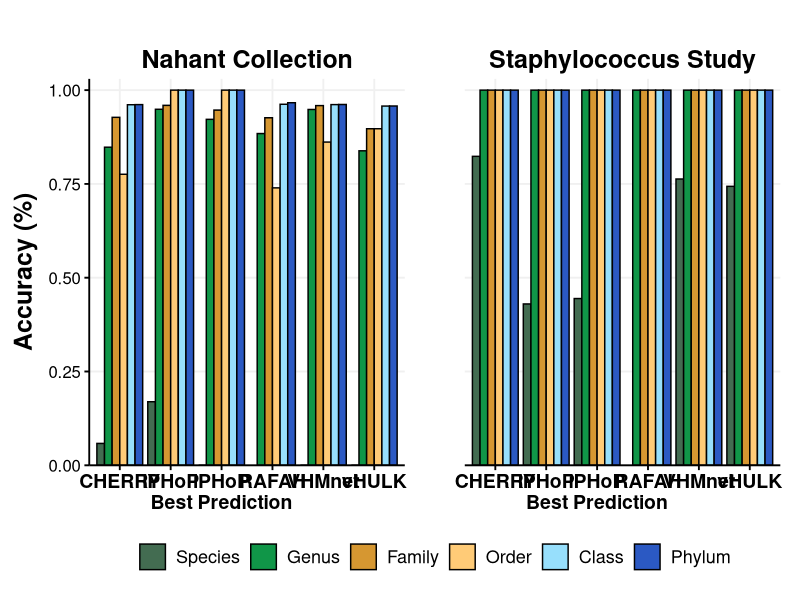
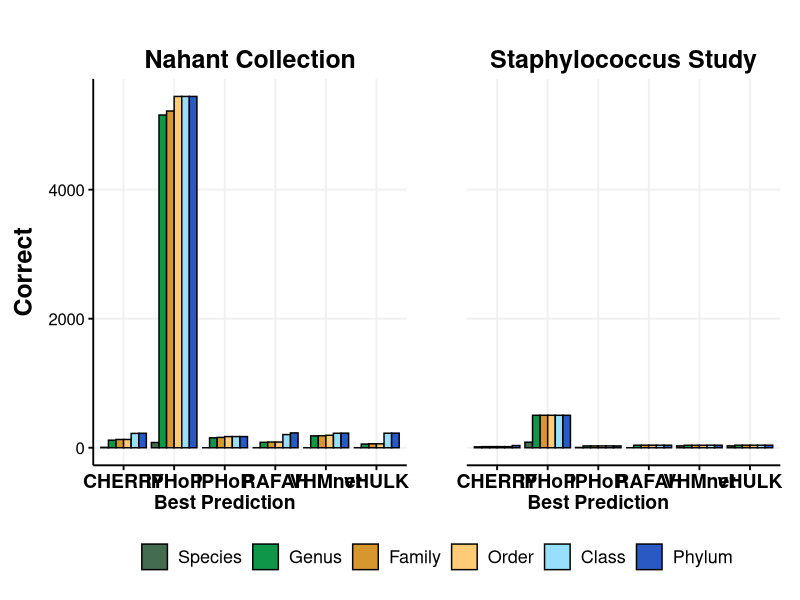
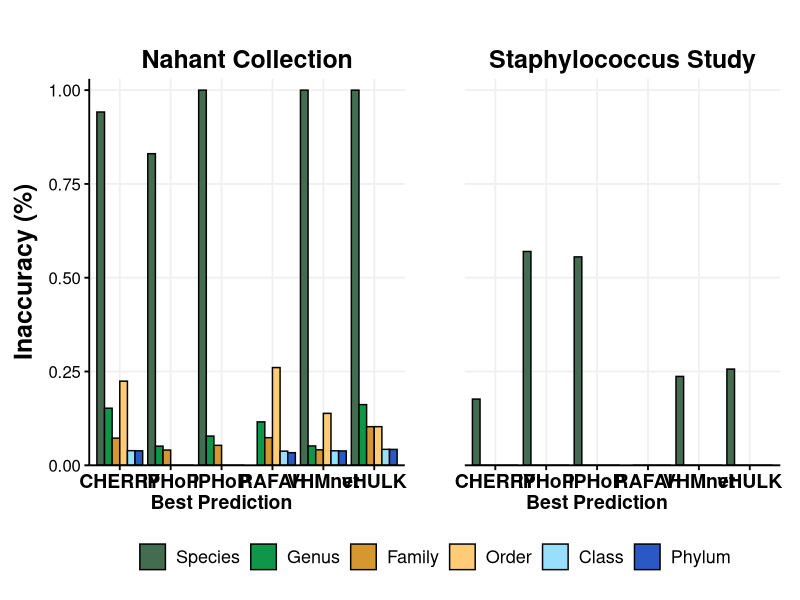
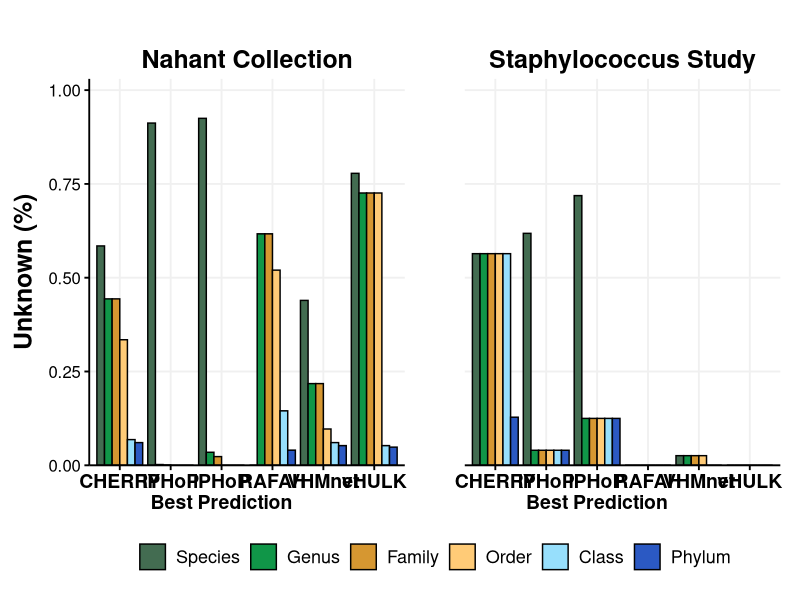
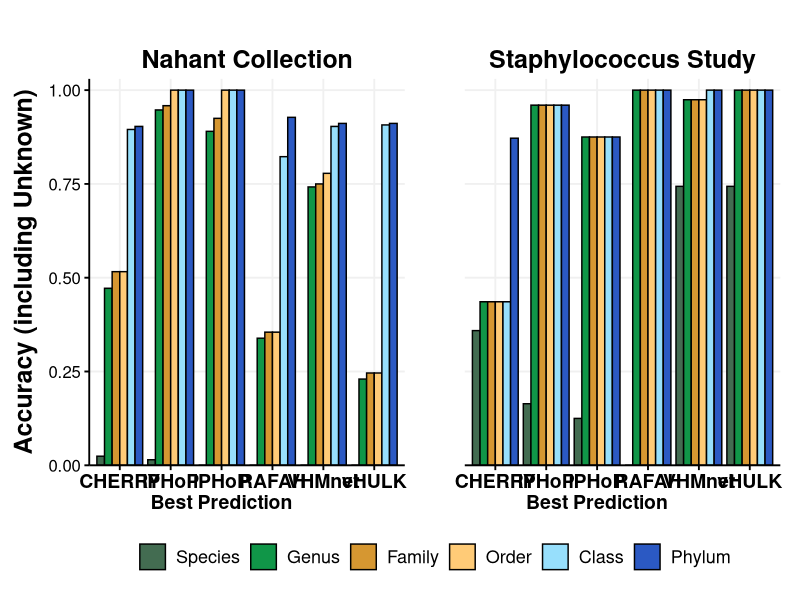
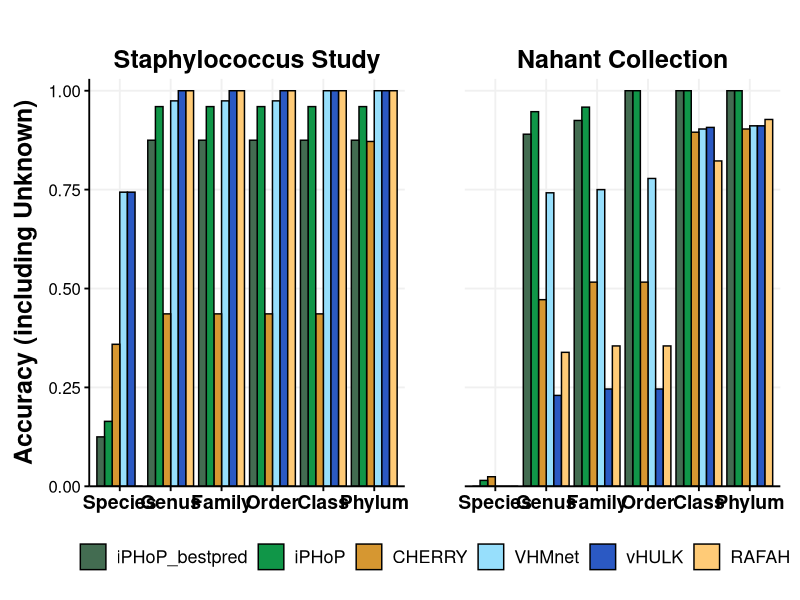
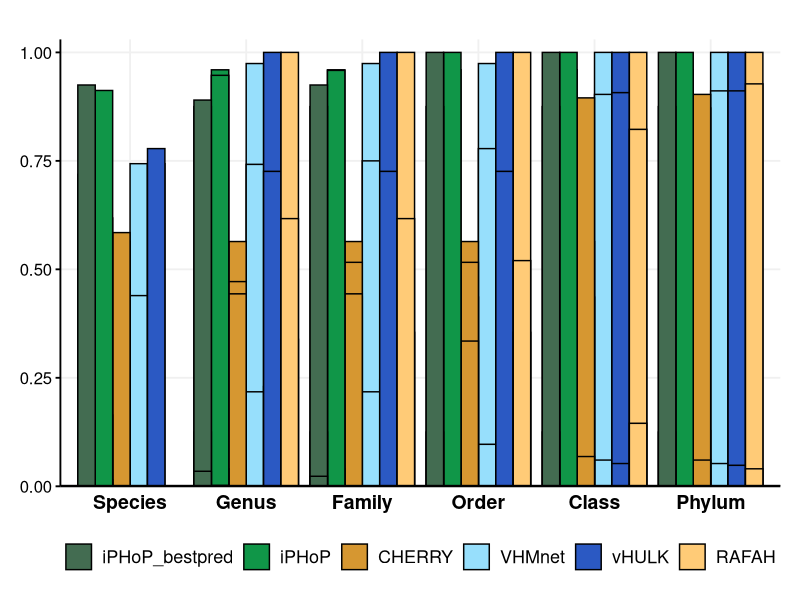
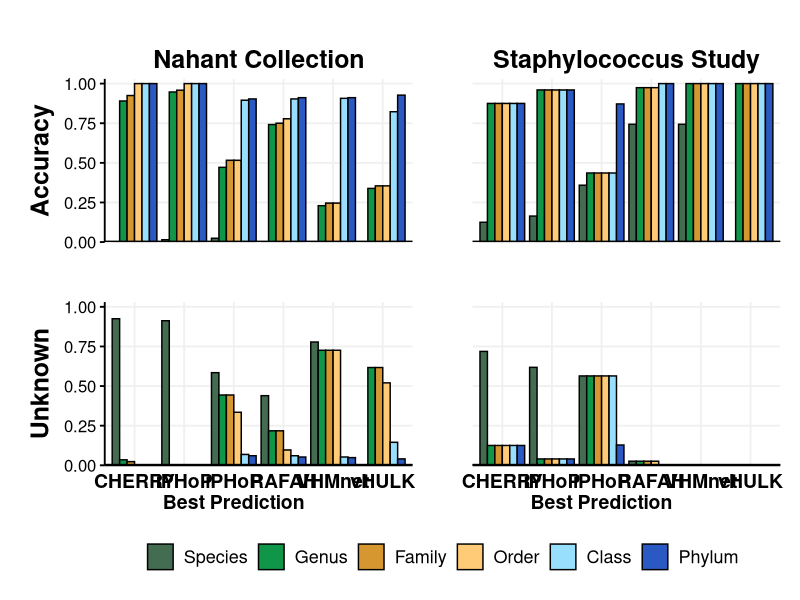

The R script that drew these images, in order:
## ---- chunk 1
# general libraries
library(tidyverse)
library(here)

# plotting
library(ggthemes)
library(RColorBrewer)

# set knitting options
knitr::opts_chunk$set(dev=c('png'), fig.path='../reports/figures/ExistingModelsAccuracyResults_', fig.width=8, fig.height=8)

# check here::here
here::here()
## ---- chunk 2
# Theme Publication for ggplot
theme_Publication <- function(base_size=14) { # can add base_family = "Helvetica"
  (theme_foundation(base_size = base_size)
    + theme(plot.title = element_text(face = "bold", size = rel(1.2), hjust = 0.5),
            text = element_text(),
            panel.background = element_rect(colour = NA),
            plot.background = element_rect(colour = NA),
            panel.border = element_rect(colour = NA),
            axis.title = element_text(face = "bold",size = rel(1)),
            axis.title.y = element_text(angle = 90,vjust = 2),
            axis.title.x = element_text(vjust = -0.2),
            axis.text = element_text(),
            axis.line = element_line(colour = "black"),
            axis.ticks = element_line(),
            panel.grid.major = element_line(colour = "#f0f0f0"),
            panel.grid.minor = element_blank(),
            legend.key = element_rect(colour = NA),
            legend.position = "bottom",
            legend.direction = "horizontal",
            legend.key.size = unit(0.2, "cm"),
            legend.spacing = unit(0, "cm"),
            legend.title = element_text(face = "italic"),
            plot.margin = unit(c(10,5,5,5),"mm"),
            strip.background = element_rect(colour = "#f0f0f0", fill = "#f0f0f0"),
            strip.text = element_text(face = "bold")
  ))
}

# Set theme for all plots in this document
theme_set(theme_Publication())

## ---- chunk 3
results <- read_tsv(here('./data/output/modelsaccuracy_results.tsv')) %>%
  # add species to RaFAH (missing because tool does not predict at the species level) - this is purely needed for plotting purposes
  add_row(Tool='RAFAH', Dataset='StaphStudy', Taxa_lvl='Species', Correct=0, Wrong=0, Unknown=0, perc_accuracy=0, perc_unknown=0) %>%
  add_row(Tool='RAFAH', Dataset='NahantCollection', Taxa_lvl='Species', Correct=0, Wrong=0, Unknown=0, perc_accuracy=0, perc_unknown=0) %>%
  # different calculations of accuracies
  mutate(perc_accuracy_wrong = Wrong / (Correct + Wrong)) %>%
  mutate(perc_accuracy_right = Correct / (Correct + Wrong)) %>%
  mutate(perc_wrong = Wrong / (Correct + Wrong + Unknown)) %>%
  # fix naming system (purely for plotting aesthetics)
  mutate(Dataset=replace(Dataset, Dataset=='StaphStudy', 'Staphylococcus Study')) %>%
  mutate(Dataset=replace(Dataset, Dataset=='NahantCollection', 'Nahant Collection'))

results
## ---- chunk 4
taxa_order <- c('Species', 'Genus', 'Family', 'Order', 'Class', 'Phylum')

ggplot(results, aes(x = Tool, y = perc_accuracy_right, fill = factor(Taxa_lvl, taxa_order))) +
  geom_bar(stat='identity', position='dodge', color='black') +
  facet_wrap(~Dataset) + 
  scale_y_continuous(expand=c(0,0), limits=c(0, 1.03)) + 
  scale_x_discrete(labels = c('CHERRY', 'iPHoP', 'iPHoP\nBest Prediction', 'RAFAH', 'VHMnet', 'vHULK')) +
  scale_fill_manual(values=c('Species'='#436C51', 'Genus'='#109648', 'Family'='#d69731', 'Order'='#FFCB77', 'Class'='#97DFFC', 'Phylum'='#2B59C3')) +
  theme(
    legend.key.size = unit(0.7, 'cm'),
    legend.text = element_text(size=13),
    legend.title = element_blank(),
    panel.spacing = unit(3, 'lines'), 
    strip.text.x = element_text(size=18),
    strip.background = element_blank(),
    axis.title.x = element_blank(),
    axis.text.x = element_text(size=14, face='bold'),
    axis.text.y = element_text(size = 12),
    axis.title.y = element_text(size=18)
  ) + 
  guides(fill=guide_legend(nrow=1)) +
  labs(
    fill = "Taxonomic Level", 
    y = "Accuracy (%)"
  )
## ---- chunk 5
taxa_order <- c('Species', 'Genus', 'Family', 'Order', 'Class', 'Phylum')

ggplot(results, aes(x = Tool, y = Correct, fill = factor(Taxa_lvl, taxa_order))) +
  geom_bar(stat='identity', position='dodge', color='black') +
  facet_wrap(~Dataset) + 
  #scale_y_continuous(expand=c(0,0), limits=c(0, 1.03)) + 
  scale_x_discrete(labels = c('CHERRY', 'iPHoP', 'iPHoP\nBest Prediction', 'RAFAH', 'VHMnet', 'vHULK')) +
  scale_fill_manual(values=c('Species'='#436C51', 'Genus'='#109648', 'Family'='#d69731', 'Order'='#FFCB77', 'Class'='#97DFFC', 'Phylum'='#2B59C3')) +
  theme(
    legend.key.size = unit(0.7, 'cm'),
    legend.text = element_text(size=13),
    legend.title = element_blank(),
    panel.spacing = unit(3, 'lines'), 
    strip.text.x = element_text(size=18),
    strip.background = element_blank(),
    axis.title.x = element_blank(),
    axis.text.x = element_text(size=14, face='bold'),
    axis.text.y = element_text(size = 12),
    axis.title.y = element_text(size=18)
  ) + 
  guides(fill=guide_legend(nrow=1)) +
  labs(
    fill = "Taxonomic Level", 
    y = "Correct"
  ) 
## ---- chunk 6
taxa_order <- c('Species', 'Genus', 'Family', 'Order', 'Class', 'Phylum')

ggplot(results, aes(x = Tool, y = perc_accuracy_wrong, fill = factor(Taxa_lvl, taxa_order))) +
  geom_bar(stat='identity', position='dodge', color='black') +
  facet_wrap(~Dataset) + 
  scale_y_continuous(expand=c(0,0), limits=c(0, 1.03)) + 
  scale_x_discrete(labels = c('CHERRY', 'iPHoP', 'iPHoP\nBest Prediction', 'RAFAH', 'VHMnet', 'vHULK')) +

  scale_fill_manual(values=c('Species'='#436C51', 'Genus'='#109648', 'Family'='#d69731', 'Order'='#FFCB77', 'Class'='#97DFFC', 'Phylum'='#2B59C3')) +
  theme(
    legend.key.size = unit(0.7, 'cm'),
    legend.text = element_text(size=13),
    legend.title = element_blank(),
    panel.spacing = unit(3, 'lines'), 
    strip.text.x = element_text(size=18),
    strip.background = element_blank(),
    axis.title.x = element_blank(),
    axis.text.x = element_text(size=14, face='bold'),
    axis.text.y = element_text(size = 12),
    axis.title.y = element_text(size=18)
  ) + 
  guides(fill=guide_legend(nrow=1)) +
  labs(
    fill = "Taxonomic Level", 
    y = "Inaccuracy (%)"
  )
## ---- chunk 7
taxa_order <- c('Species', 'Genus', 'Family', 'Order', 'Class', 'Phylum')

ggplot(results, aes(x = Tool, y = perc_unknown, fill = factor(Taxa_lvl, taxa_order))) +
  geom_bar(stat='identity', position='dodge', color='black') +
  facet_wrap(~Dataset) +
  scale_y_continuous(expand=c(0,0), limits=c(0, 1.03)) + 
  scale_x_discrete(labels = c('CHERRY', 'iPHoP', 'iPHoP\nBest Prediction', 'RAFAH', 'VHMnet', 'vHULK')) +

  scale_fill_manual(values=c('Species'='#436C51', 'Genus'='#109648', 'Family'='#d69731', 'Order'='#FFCB77', 'Class'='#97DFFC', 'Phylum'='#2B59C3')) +
  theme(
    legend.key.size = unit(0.7, 'cm'),
    legend.text = element_text(size=13),
    legend.title = element_blank(),
    panel.spacing = unit(3, 'lines'), 
    strip.text.x = element_text(size=18),
    strip.background = element_blank(),
    axis.title.x = element_blank(),
    axis.text.x = element_text(size=14, face='bold'),
    axis.text.y = element_text(size = 12),
    axis.title.y = element_text(size=18)
  ) + 
  guides(fill=guide_legend(nrow=1)) +
  labs(
    fill = "Taxonomic Level", 
    y = "Unknown (%)"
  )

## ---- chunk 8
taxa_order <- c('Species', 'Genus', 'Family', 'Order', 'Class', 'Phylum')

ggplot(results, aes(x = Tool, y = perc_accuracy, fill = factor(Taxa_lvl, taxa_order))) +
  geom_bar(stat='identity', position='dodge', color='black') +
  facet_wrap(~Dataset) +
  scale_y_continuous(expand=c(0,0), limits=c(0, 1.03)) + 
  scale_x_discrete(labels = c('CHERRY', 'iPHoP', 'iPHoP\nBest Prediction', 'RAFAH', 'VHMnet', 'vHULK')) +

  scale_fill_manual(values=c('Species'='#436C51', 'Genus'='#109648', 'Family'='#d69731', 'Order'='#FFCB77', 'Class'='#97DFFC', 'Phylum'='#2B59C3')) +
  theme(
    legend.key.size = unit(0.7, 'cm'),
    legend.text = element_text(size=13),
    legend.title = element_blank(),
    panel.spacing = unit(3, 'lines'), 
    strip.text.x = element_text(size=18),
    strip.background = element_blank(),
    axis.title.x = element_blank(),
    axis.text.x = element_text(size=14, face='bold'),
    axis.text.y = element_text(size = 12),
    axis.title.y = element_text(size=18)
  ) + 
  guides(fill=guide_legend(nrow=1)) +
  labs(
    fill = "Taxonomic Level", 
    y = "Accuracy (including Unknown)"
  )

## ---- chunk 9
tool_order <- c('iPHoP_bestpred', 'iPHoP', 'CHERRY', 'VHMnet', 'vHULK', 'RAFAH')

ggplot(results, aes(x = factor(Taxa_lvl, taxa_order), y = perc_accuracy, fill = factor(Tool, tool_order))) +
  geom_bar(stat='identity', position='dodge', color='black') +
  facet_wrap(~factor(Dataset, levels=c('Staphylococcus Study', 'Nahant Collection'))) +
  scale_y_continuous(expand=c(0,0), limits=c(0, 1.03)) +
  scale_fill_manual(values=c('iPHoP_bestpred'='#436C51', 'iPHoP'='#109648', 'CHERRY'='#d69731', 'RAFAH'='#FFCB77', 'VHMnet'='#97DFFC', 'vHULK'='#2B59C3')) +
  theme(
    legend.key.size = unit(0.7, 'cm'),
    legend.text = element_text(size=13),
    legend.title = element_blank(),
    panel.spacing = unit(3, 'lines'), 
    strip.text.x = element_text(size=18),
    strip.background = element_blank(),
    axis.title.x = element_blank(),
    axis.text.x = element_text(size=14, face='bold'),
    axis.text.y = element_text(size = 12),
    axis.title.y = element_text(size=18)
  ) + 
  guides(fill=guide_legend(nrow=1)) +
  labs(
    fill = "Prediction Tool", 
    y = "Accuracy (including Unknown)"
  )
## ---- chunk 10

results %>% 
  select(-Unknown) %>%
  rename('Accuracy' = perc_accuracy, 'Untested' = perc_unknown) %>%
  pivot_longer(c(Accuracy, Untested)) %>%
  mutate(Dataset = replace(Dataset, Dataset == 'Staphylococcus Study', 'Göller et al. (Staphylococcus)')) %>%
  mutate(Dataset = replace(Dataset, Dataset == 'Nahant Collection', 'Kauffman et al. (Marine Vibrios)')) %>%
  ggplot(aes(x=factor(Taxa_lvl, taxa_order), y=value, fill=factor(Tool, tool_order))) +
    geom_bar(stat='identity', position='dodge', color='black') + 
    geom_hline(yintercept=0, size=1) + # this is purely for aeshetic purposes
    #facet_grid(name~fct_relevel(Dataset, levels=c('Göller et al. (Staphylococcus)', 'Kauffman et al. (Marine Vibrios)')), switch='y') +
    scale_y_continuous(expand=c(0,0), limits=c(0, 1.03)) +
    scale_fill_manual(values=c('iPHoP_bestpred'='#436C51', 'iPHoP'='#109648', 'CHERRY'='#d69731', 'RAFAH'='#FFCB77', 'VHMnet'='#97DFFC', 'vHULK'='#2B59C3')) +
    theme(
      legend.key.size = unit(0.7, 'cm'),
      legend.text = element_text(size=13),
      legend.title = element_blank(),
      panel.spacing = unit(3, 'lines'), 
      strip.text = element_text(size=18),
      strip.background = element_blank(),
      strip.placement = 'outside', 
      axis.title.x = element_blank(),
      axis.text.x = element_text(size=14, face='bold'),
      axis.text.y = element_text(size = 12),
      axis.ticks.x = element_blank(),
      axis.title.y = element_blank()
    ) + 
    guides(fill=guide_legend(nrow=1)) +
    labs(
      fill = "Prediction Tool"
  )



## ---- chunk 11
results %>% 
  select(-Unknown) %>%
  rename('Accuracy' = perc_accuracy, 'Unknown' = perc_unknown) %>%
  pivot_longer(c(Accuracy, Unknown)) %>%
  ggplot(aes(x=factor(Tool, tool_order), y=value, fill=factor(Taxa_lvl, taxa_order))) +
    geom_bar(stat='identity', position='dodge', color='black') + 
    geom_hline(yintercept=0, size=1) + # this is purely for aeshetic purposes
    facet_grid(name~Dataset, switch='y') +
    scale_y_continuous(expand=c(0,0), limits=c(0, 1.03)) +
    scale_x_discrete(labels = c('CHERRY', 'iPHoP', 'iPHoP\nBest Prediction', 'RAFAH', 'VHMnet', 'vHULK')) +
    scale_fill_manual(values=c('Species'='#436C51', 'Genus'='#109648', 'Family'='#d69731', 'Order'='#FFCB77', 'Class'='#97DFFC', 'Phylum'='#2B59C3')) +
    theme(
      legend.key.size = unit(0.7, 'cm'),
      legend.text = element_text(size=13),
      legend.title = element_blank(),
      panel.spacing = unit(3, 'lines'), 
      strip.text = element_text(size=18),
      strip.background = element_blank(),
      strip.placement = 'outside', 
      axis.title.x = element_blank(),
      axis.text.x = element_text(size=14, face='bold'),
      axis.text.y = element_text(size = 12),
      axis.ticks.x = element_blank(),
      axis.title.y = element_blank()
    ) + 
    guides(fill=guide_legend(nrow=1)) +
    labs(
      fill = "Prediction Tool"
  )
## ---- chunk 12
results %>%
  # pivot longer for stacked bar plot
  select(-perc_accuracy_wrong, -perc_accuracy_right) %>%
  pivot_longer(cols = starts_with('perc')) %>% 
  # filter taxa and study
  filter(Taxa_lvl == 'Species') %>%
  #filter(Dataset == 'Nahant Collection') %>%
  # renaming variables for plots
  mutate(name = replace(name, name == 'perc_accuracy', 'Correct')) %>%
  mutate(name = replace(name, name == 'perc_unknown', 'Untested')) %>%
  mutate(name = replace(name, name == 'perc_wrong', 'Wrong')) %>%
  
  mutate(Dataset = replace(Dataset, Dataset == 'Staphylococcus Study', 'Göller et al. (Staphylococcus)')) %>%
  mutate(Dataset = replace(Dataset, Dataset == 'Nahant Collection', 'Kauffman et al. (Marine Vibrios)')) %>%
  
  # refactoring for order of stack in plots
  mutate(name = fct_relevel(name, c('Correct', 'Wrong', 'Untested'))) %>%
  
  # plot
  ggplot(aes(x = Tool, y = value, fill=name)) +
    geom_bar(position = 'fill', stat = 'identity', color='black') +
    facet_wrap(~Dataset) + 
    scale_y_continuous(expand=c(0,0), limits=c(0, 1.03)) +
    scale_fill_manual(values=c('Correct' = '#586BA4', 'Wrong'= '#F68E5F', 'Untested'='#65655E')) +
    scale_x_discrete(limits = c('iPHoP_bestpred', 'iPHoP', 'CHERRY', 'RAFAH', 'VHMnet', 'vHULK'), 
                     labels = c('iPHoP\nbest prediction', 'iPHoP', 'CHERRY', 'RAFAH', 'VHMnet', 'vHULK')) +
    theme(
      legend.key.size = unit(0.7, 'cm'),
      legend.text = element_text(size=13),
      legend.title = element_blank(), 
      axis.title = element_text(size=18), 
      axis.text.y = element_text(size=15),
      axis.text.x = element_text(size=14),
      panel.spacing = unit(3, 'lines'), 
      strip.text = element_text(size=18),
      strip.background = element_blank(),
      strip.placement = 'outside', 
      title = element_text(size=18)

    ) +
    labs(
      y = 'Fraction', 
      title = 'Species Taxonomic Level'
    )
  
## ---- chunk 13
results %>%
  # pivot longer for stacked bar plot
  select(-perc_accuracy_wrong, -perc_accuracy_right) %>%
  pivot_longer(cols = starts_with('perc')) %>% 
  # filter taxa and study
  filter(Taxa_lvl == 'Genus') %>%
  #filter(Dataset == 'Nahant Collection') %>%
  # renaming variables for plots
  mutate(name = replace(name, name == 'perc_accuracy', 'Correct')) %>%
  mutate(name = replace(name, name == 'perc_unknown', 'Untested')) %>%
  mutate(name = replace(name, name == 'perc_wrong', 'Wrong')) %>%  
  
  mutate(Dataset = replace(Dataset, Dataset == 'Staphylococcus Study', 'Göller et al. (Staphylococcus)')) %>%
  mutate(Dataset = replace(Dataset, Dataset == 'Nahant Collection', 'Kauffman et al. (Marine Vibrios)')) %>%

  # refactoring for order of stack in plots
  mutate(name = fct_relevel(name, c('Correct', 'Wrong', 'Untested'))) %>%
  
  # plot
  ggplot(aes(x = Tool, y = value, fill=name)) +
    geom_bar(position = 'fill', stat = 'identity', color='black') +
    facet_wrap(~Dataset) + 
    scale_y_continuous(expand=c(0,0), limits=c(0, 1.03)) +
    scale_fill_manual(values=c('Correct' = '#586BA4', 'Wrong'= '#F68E5F', 'Untested'='#65655E')) +
    scale_x_discrete(limits = c('iPHoP_bestpred', 'iPHoP', 'CHERRY', 'RAFAH', 'VHMnet', 'vHULK'), 
                     labels = c('iPHoP\nbest prediction', 'iPHoP', 'CHERRY', 'RAFAH', 'VHMnet', 'vHULK')) +
    theme(
      legend.key.size = unit(0.7, 'cm'),
      legend.text = element_text(size=13),
      legend.title = element_blank(), 
      axis.title = element_text(size=18), 
      axis.text.y = element_text(size=15),
      axis.text.x = element_text(size=14),
      panel.spacing = unit(3, 'lines'), 
      strip.text = element_text(size=18),
      strip.background = element_blank(),
      strip.placement = 'outside', 
      title = element_text(size=18)

    ) +
    labs(
      y = 'Fraction', 
      title = 'Genus Taxonomic Level'
    )
  
## ---- chunk 14
results %>%
  # pivot longer for stacked bar plot
  select(-perc_accuracy_wrong, -perc_accuracy_right) %>%
  pivot_longer(cols = starts_with('perc')) %>% 
  # filter taxa and study
  filter(Taxa_lvl == 'Family') %>%
  #filter(Dataset == 'Nahant Collection') %>%
  # renaming variables for plots
  mutate(name = replace(name, name == 'perc_accuracy', 'Correct')) %>%
  mutate(name = replace(name, name == 'perc_unknown', 'Untested')) %>%
  mutate(name = replace(name, name == 'perc_wrong', 'Wrong')) %>%  
  
  mutate(Dataset = replace(Dataset, Dataset == 'Staphylococcus Study', 'Göller et al. (Staphylococcus)')) %>%
  mutate(Dataset = replace(Dataset, Dataset == 'Nahant Collection', 'Kauffman et al. (Marine Vibrios)')) %>%

  # refactoring for order of stack in plots
  mutate(name = fct_relevel(name, c('Correct', 'Wrong', 'Untested'))) %>%
  
  # plot
  ggplot(aes(x = Tool, y = value, fill=name)) +
    geom_bar(position = 'fill', stat = 'identity', color='black') +
    facet_wrap(~Dataset) + 
    scale_y_continuous(expand=c(0,0), limits=c(0, 1.03)) +
    scale_fill_manual(values=c('Correct' = '#586BA4', 'Wrong'= '#F68E5F', 'Untested'='#65655E')) +
    scale_x_discrete(limits = c('iPHoP_bestpred', 'iPHoP', 'CHERRY', 'RAFAH', 'VHMnet', 'vHULK'), 
                     labels = c('iPHoP\nbest prediction', 'iPHoP', 'CHERRY', 'RAFAH', 'VHMnet', 'vHULK')) +
    theme(
      legend.key.size = unit(0.7, 'cm'),
      legend.text = element_text(size=13),
      legend.title = element_blank(), 
      axis.title = element_text(size=18), 
      axis.text.y = element_text(size=15),
      axis.text.x = element_text(size=14),
      panel.spacing = unit(3, 'lines'), 
      strip.text = element_text(size=18),
      strip.background = element_blank(),
      strip.placement = 'outside', 
      title = element_text(size=18)

    ) +
    labs(
      y = 'Fraction', 
      title = 'Family Taxonomic Level'
    )
  
## ---- chunk 15
results %>%
  # pivot longer for stacked bar plot
  select(-perc_accuracy_wrong, -perc_accuracy_right) %>%
  pivot_longer(cols = starts_with('perc')) %>% 
  # filter taxa and study
  filter(Taxa_lvl == 'Order') %>%
  #filter(Dataset == 'Nahant Collection') %>%
  # renaming variables for plots
  mutate(name = replace(name, name == 'perc_accuracy', 'Correct')) %>%
  mutate(name = replace(name, name == 'perc_unknown', 'Untested')) %>%
  mutate(name = replace(name, name == 'perc_wrong', 'Wrong')) %>%  
  
  mutate(Dataset = replace(Dataset, Dataset == 'Staphylococcus Study', 'Göller et al. (Staphylococcus)')) %>%
  mutate(Dataset = replace(Dataset, Dataset == 'Nahant Collection', 'Kauffman et al. (Marine Vibrios)')) %>%

  # refactoring for order of stack in plots
  mutate(name = fct_relevel(name, c('Correct', 'Wrong', 'Untested'))) %>%
  
  # plot
  ggplot(aes(x = Tool, y = value, fill=name)) +
    geom_bar(position = 'fill', stat = 'identity', color='black') +
    facet_wrap(~Dataset) + 
    scale_y_continuous(expand=c(0,0), limits=c(0, 1.03)) +
    scale_fill_manual(values=c('Correct' = '#586BA4', 'Wrong'= '#F68E5F', 'Untested'='#65655E')) +
    scale_x_discrete(limits = c('iPHoP_bestpred', 'iPHoP', 'CHERRY', 'RAFAH', 'VHMnet', 'vHULK'), 
                     labels = c('iPHoP\nbest prediction', 'iPHoP', 'CHERRY', 'RAFAH', 'VHMnet', 'vHULK')) +
    theme(
      legend.key.size = unit(0.7, 'cm'),
      legend.text = element_text(size=13),
      legend.title = element_blank(), 
      axis.title = element_text(size=18), 
      axis.text.y = element_text(size=15),
      axis.text.x = element_text(size=14),
      panel.spacing = unit(3, 'lines'), 
      strip.text = element_text(size=18),
      strip.background = element_blank(),
      strip.placement = 'outside', 
      title = element_text(size=18)

    ) +
    labs(
      y = 'Fraction', 
      title = 'Order Taxonomic Level'
    )
  
## ---- chunk 16
results %>%
  # pivot longer for stacked bar plot
  select(-perc_accuracy_wrong, -perc_accuracy_right) %>%
  pivot_longer(cols = starts_with('perc')) %>% 
  # filter taxa and study
  filter(Taxa_lvl == 'Class') %>%
  #filter(Dataset == 'Nahant Collection') %>%
  # renaming variables for plots
  mutate(name = replace(name, name == 'perc_accuracy', 'Correct')) %>%
  mutate(name = replace(name, name == 'perc_unknown', 'Untested')) %>%
  mutate(name = replace(name, name == 'perc_wrong', 'Wrong')) %>%  
  
  mutate(Dataset = replace(Dataset, Dataset == 'Staphylococcus Study', 'Göller et al. (Staphylococcus)')) %>%
  mutate(Dataset = replace(Dataset, Dataset == 'Nahant Collection', 'Kauffman et al. (Marine Vibrios)')) %>%

  # refactoring for order of stack in plots
  mutate(name = fct_relevel(name, c('Correct', 'Wrong', 'Untested'))) %>%
  
  # plot
  ggplot(aes(x = Tool, y = value, fill=name)) +
    geom_bar(position = 'fill', stat = 'identity', color='black') +
    facet_wrap(~Dataset) + 
    scale_y_continuous(expand=c(0,0), limits=c(0, 1.03)) +
    scale_fill_manual(values=c('Correct' = '#586BA4', 'Wrong'= '#F68E5F', 'Untested'='#65655E')) +
    scale_x_discrete(limits = c('iPHoP_bestpred', 'iPHoP', 'CHERRY', 'RAFAH', 'VHMnet', 'vHULK'), 
                     labels = c('iPHoP\nbest prediction', 'iPHoP', 'CHERRY', 'RAFAH', 'VHMnet', 'vHULK')) +
    theme(
      legend.key.size = unit(0.7, 'cm'),
      legend.text = element_text(size=13),
      legend.title = element_blank(), 
      axis.title = element_text(size=18), 
      axis.text.y = element_text(size=15),
      axis.text.x = element_text(size=14),
      panel.spacing = unit(3, 'lines'), 
      strip.text = element_text(size=18),
      strip.background = element_blank(),
      strip.placement = 'outside', 
      title = element_text(size=18)

    ) +
    labs(
      y = 'Fraction', 
      title = 'Class Taxonomic Level'
    )
  
## ---- chunk 17
results %>%
  # pivot longer for stacked bar plot
  select(-perc_accuracy_wrong, -perc_accuracy_right) %>%
  pivot_longer(cols = starts_with('perc')) %>% 
  # filter taxa and study
  filter(Taxa_lvl == 'Phylum') %>%
  #filter(Dataset == 'Nahant Collection') %>%
  # renaming variables for plots
  mutate(name = replace(name, name == 'perc_accuracy', 'Correct')) %>%
  mutate(name = replace(name, name == 'perc_unknown', 'Untested')) %>%
  mutate(name = replace(name, name == 'perc_wrong', 'Wrong')) %>%  
  
  mutate(Dataset = replace(Dataset, Dataset == 'Staphylococcus Study', 'Göller et al. (Staphylococcus)')) %>%
  mutate(Dataset = replace(Dataset, Dataset == 'Nahant Collection', 'Kauffman et al. (Marine Vibrios)')) %>%

  # refactoring for order of stack in plots
  mutate(name = fct_relevel(name, c('Correct', 'Wrong', 'Untested'))) %>%
  
  # plot
  ggplot(aes(x = Tool, y = value, fill=name)) +
    geom_bar(position = 'fill', stat = 'identity', color='black') +
    facet_wrap(~Dataset) + 
    scale_y_continuous(expand=c(0,0), limits=c(0, 1.03)) +
    scale_fill_manual(values=c('Correct' = '#586BA4', 'Wrong'= '#F68E5F', 'Untested'='#65655E')) +
    scale_x_discrete(limits = c('iPHoP_bestpred', 'iPHoP', 'CHERRY', 'RAFAH', 'VHMnet', 'vHULK'), 
                     labels = c('iPHoP\nbest prediction', 'iPHoP', 'CHERRY', 'RAFAH', 'VHMnet', 'vHULK')) +
    theme(
      legend.key.size = unit(0.7, 'cm'),
      legend.text = element_text(size=13),
      legend.title = element_blank(), 
      axis.title = element_text(size=18), 
      axis.text.y = element_text(size=15),
      axis.text.x = element_text(size=14),
      panel.spacing = unit(3, 'lines'), 
      strip.text = element_text(size=18),
      strip.background = element_blank(),
      strip.placement = 'outside', 
      title = element_text(size=18)

    ) +
    labs(
      y = 'Fraction', 
      title = 'Phylum Taxonomic Level'
    )
  
## ---- chunk 18
results %>%
  # pivot longer for stacked bar plot
  select(-perc_accuracy_wrong, -perc_accuracy_right) %>%
  pivot_longer(cols = starts_with('perc')) %>% 
  # renaming variables for plots
  mutate(name = replace(name, name == 'perc_accuracy', 'Correct')) %>%
  mutate(name = replace(name, name == 'perc_unknown', 'Untested')) %>%
  mutate(name = replace(name, name == 'perc_wrong', 'Wrong')) %>%  
  
  mutate(Dataset = replace(Dataset, Dataset == 'Staphylococcus Study', 'Göller et al.\n(Staphylococcus)')) %>%
  mutate(Dataset = replace(Dataset, Dataset == 'Nahant Collection', 'Kauffman et al.\n(Marine Vibrios)')) %>%

  # refactoring for order of stack in plots
  mutate(name = fct_relevel(name, c('Correct', 'Wrong', 'Untested'))) %>%
  mutate(Taxa_lvl = fct_relevel(Taxa_lvl, c('Species', 'Genus', 'Family', 'Order', 'Class', 'Phylum'))) %>%
  
  # plot
  ggplot(aes(x = Tool, y = value, fill=name)) +
    geom_bar(position = 'fill', stat = 'identity', color='black') +
    facet_grid(Taxa_lvl~Dataset) + 
    scale_y_continuous(expand=c(0,0), limits=c(0, 1.03), breaks=c(0, 0.5, 1)) +
    scale_fill_manual(values=c('Correct' = '#586BA4', 'Wrong'= '#F68E5F', 'Untested'='#65655E')) +
    scale_x_discrete(limits = c('iPHoP_bestpred', 'iPHoP', 'CHERRY', 'RAFAH', 'VHMnet', 'vHULK'), 
                     labels = c('iPHoP bp', 'iPHoP', 'CHERRY', 'RAFAH', 'VHMnet', 'vHULK')) +
    theme(
      legend.key.size = unit(0.7, 'cm'),
      legend.text = element_text(size=12),
      legend.title = element_blank(), 
      axis.text.y = element_text(size=13),
      axis.text.x = element_text(angle=45, vjust=1, hjust =1, size=14),
      panel.spacing = unit(1, 'lines'), 
      strip.text = element_text(size=16),
      strip.background = element_blank(),
      strip.placement = 'outside'
    ) +
    labs(
      y = 'Fraction'
    )
  
## ---- chunk 19
results %>%
  # pivot longer for stacked bar plot
  select(-perc_accuracy_wrong, -perc_accuracy_right) %>%
  pivot_longer(cols = starts_with('perc')) %>% 
  # renaming variables for plots
  mutate(name = replace(name, name == 'perc_accuracy', 'Correct')) %>%
  mutate(name = replace(name, name == 'perc_unknown', 'Untested')) %>%
  mutate(name = replace(name, name == 'perc_wrong', 'Incorrect')) %>%  
  
  mutate(Dataset = replace(Dataset, Dataset == 'Staphylococcus Study', 'Göller et al.\n(Staphylococcus)')) %>%
  mutate(Dataset = replace(Dataset, Dataset == 'Nahant Collection', 'Kauffman et al.\n(Marine Vibrios)')) %>%

  # refactoring for order of stack in plots
  mutate(name = fct_relevel(name, c('Correct', 'Incorrect', 'Untested'))) %>%
  mutate(Taxa_lvl = fct_relevel(Taxa_lvl, c('Species', 'Genus', 'Family', 'Order', 'Class', 'Phylum'))) %>%
  
  # plot
  ggplot(aes(x = Tool, y = value, fill=name)) +
    geom_bar(position = 'fill', stat = 'identity', color='black') +
    facet_grid(Dataset~Taxa_lvl) + 
    scale_y_continuous(expand=c(0,0), limits=c(0, 1.03), breaks=c(0, 0.5, 1), labels=scales::percent) +
    scale_fill_manual(values=c('Correct' = '#586BA4', 'Incorrect'= '#F68E5F', 'Untested'='#65655E')) +
    scale_x_discrete(limits = c('iPHoP_bestpred', 'iPHoP', 'CHERRY', 'RAFAH', 'VHMnet', 'vHULK'), 
                     labels = c('iPHoP bp', 'iPHoP', 'CHERRY', 'RAFAH', 'VHMnet', 'vHULK')) +
    theme(
      legend.key.size = unit(0.7, 'cm'),
      legend.text = element_text(size=12),
      legend.title = element_blank(), 
      axis.text.y = element_text(size=13),
      axis.text.x = element_text(angle=45, vjust=1, hjust =1, size=14),
      panel.spacing.x = unit(0.4, 'lines'), 
      panel.spacing.y = unit(1.5, 'lines'),
      strip.text = element_text(size=13),
      strip.background = element_blank(),
      strip.placement = 'outside'
    ) +
    labs(
      y = 'Percentage of predicted outcomes'
    )
  
